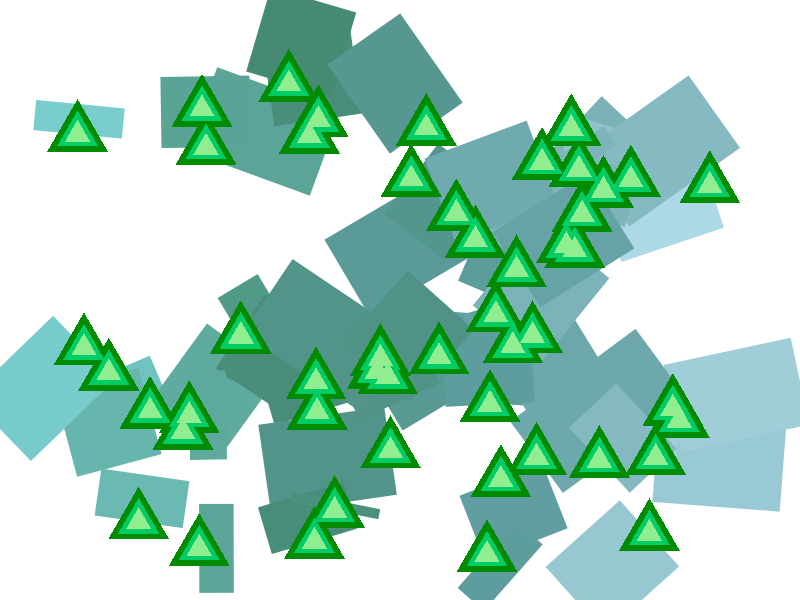

Write R code to recreate this figure.
## ---- chunk 1
#| label: libraries

library(ggplot2)
library(scales)
library(ggthemes)
library(tibble)
## ---- chunk 2
set.seed(1)
n <- 50
dat <- tibble(
  x0 = runif(n),
  y0 = runif(n),
  x1 = x0 + runif(n, min = -.2, max = .2),
  y1 = y0 + runif(n, min = -.2, max = .2),
  shade = runif(n), 
  size = runif(n)
)


pal <- c("darkslategray3", "aquamarine4", "cadetblue", "lightblue")


dat |>
  ggplot(aes(x = x0, y = y0,
             xend = x1, yend = y1,
             color = x0)) +
  geom_segment(show.legend = FALSE, linewidth = 30) +
  geom_point(show.legend = FALSE, size = 15, shape = 17, 
             color = "green4") +
  geom_point(show.legend = FALSE, size = 10, shape = 17, 
             color = "springgreen3") +
  geom_point(show.legend = FALSE, size = 6, shape = 17, 
             color = "lightgreen") +
  
  #coord_polar() +
  scale_y_continuous(expand = c(0, 0)) +
  scale_x_continuous(expand = c(0, 0)) + 
  scale_colour_gradientn(colours = pal) +
  scale_size(range = c(0, 10)) +
  theme_void()
